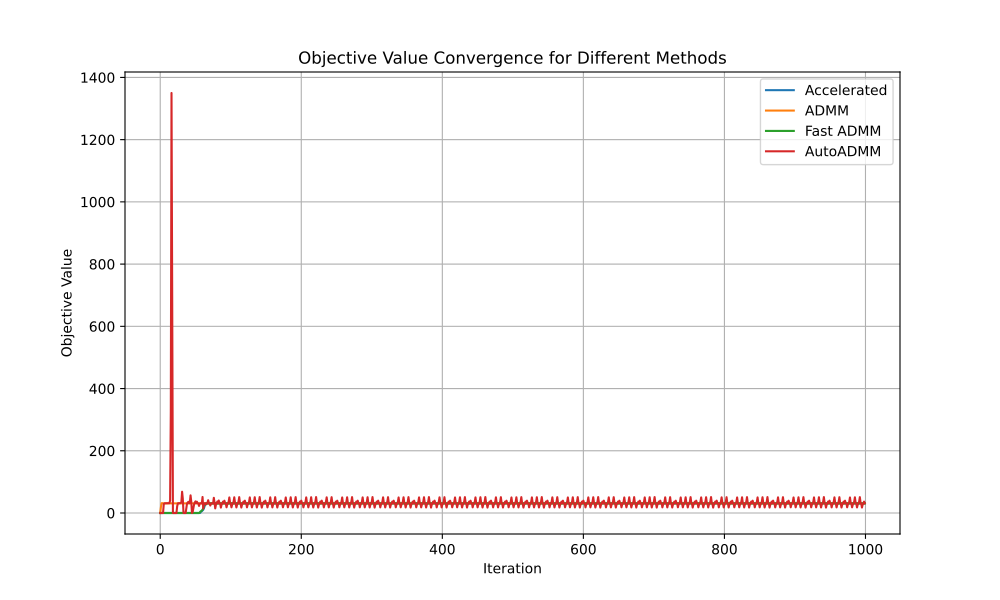

Here is the Python script that generated this plot:
import numpy as np
import matplotlib.pyplot as plt

def prox_nuclear(B, lambda_val):
    U, S, Vt = np.linalg.svd(B, full_matrices=False)
    S_threshold = np.maximum(S - lambda_val, 0)
    X = np.dot(U, np.dot(np.diag(S_threshold), Vt))
    nuclearnorm = np.sum(S_threshold)
    return X, nuclearnorm

def diagAtB(A, B):
    return np.einsum('ij,ij->j', A, B)

def update_penalty(dY1, dY2, Y1, Y2, mu, rho, max_mu):
    Y1 = Y1 + mu * dY1
    Y2 = Y2 + mu * dY2
    mu = 1
    return Y1, Y2, mu, rho

def augmented_lagrangian(A, b, x, Z, Y1, Y2, mu):
    term1 = np.linalg.norm(Z, ord='nuc')
    term2 = np.sum(Y1 * (A @ x - b)) + np.sum(Y2 * (A @ np.diag(x) - Z))
    term3 = (mu / 2) * (np.linalg.norm(A @ x - b) ** 2 + np.linalg.norm(A @ np.diag(x) - Z, 'fro') ** 2)
    return term1 + term2 + term3

def tracelasso_accelerated(A, b, opts):
    tol = opts.get('tol', 1e-8)
    max_iter = opts.get('max_iter', 500)
    rho = opts.get('rho', 1.1)
    mu = opts.get('mu', 1e-4)
    max_mu = opts.get('max_mu', 1e10)
    DEBUG = opts.get('DEBUG', 0)

    d, n = A.shape
    x = np.zeros(n)
    Z = np.zeros((d, n))
    Y1 = np.zeros(d)
    Y2 = np.zeros((d, n))
    Atb = A.T @ b
    AtA = A.T @ A
    invAtA = np.linalg.inv(AtA + np.diag(np.diag(AtA)))

    prev_aug_lagrangian = augmented_lagrangian(A, b, x, Z, Y1, Y2, mu)

    objective_list = []
    errors_list = []

    for iter in range(1, max_iter + 1):
        xk = x.copy()
        Zk = Z.copy()

        # Update x
        x = invAtA @ (-A.T @ Y1 / mu + Atb + diagAtB(A, -Y2 / mu + Z))

        # Update Z
        Z, nuclearnorm = prox_nuclear(A @ np.diag(x) + Y2 / mu, 1 / mu)

        # Compute residuals and check for convergence
        dY1 = A @ x - b
        dY2 = A @ np.diag(x) - Z
        chgx = np.max(np.abs(xk - x))
        chgZ = np.max(np.abs(Zk - Z))
        chg = np.max([chgx, chgZ, np.max(np.abs(dY1)), np.max(np.abs(dY2))])

        obj = nuclearnorm
        err = np.sqrt(np.linalg.norm(dY1) ** 2 + np.linalg.norm(dY2) ** 2)

        if DEBUG and (iter == 1 or iter % 10 == 0):
            print(f"iter {iter}, mu={mu}, obj={obj}, err={err}")

        errors_list.append(err)
        objective_list.append(obj)

        if chg < tol:
            break

        # Adaptive mu update based on augmented Lagrangian difference
        current_aug_lagrangian = augmented_lagrangian(A, b, x, Z, Y1, Y2, mu)
        lagrangian_diff = current_aug_lagrangian - prev_aug_lagrangian
        prev_aug_lagrangian = current_aug_lagrangian

        if lagrangian_diff > 0:
            mu = min(rho * mu, max_mu)
        else:
            mu /= rho

        # Update dual variables
        Y1 += mu * dY1
        Y2 += mu * dY2

    return errors_list, objective_list


def tracelasso_admm(A, b, opts):
    tol = opts.get('tol', 1e-8)
    max_iter = opts.get('max_iter', 500)
    rho = opts.get('rho', 1.1)
    mu = opts.get('mu', 1e-4)
    max_mu = opts.get('max_mu', 1e10)
    DEBUG = opts.get('DEBUG', 0)

    d, n = A.shape
    x = np.zeros(n)
    Z = np.zeros((d, n))
    Y1 = np.zeros(d)
    Y2 = np.zeros((d, n))
    Atb = A.T @ b
    AtA = A.T @ A
    invAtA = np.linalg.inv(AtA + np.diag(np.diag(AtA)))
    objective_list = []
    errors_list = []

    for iter in range(1, max_iter + 1):
        xk = x.copy()
        Zk = Z.copy()
        # Update x
        x = invAtA @ (-A.T @ Y1 / mu + Atb + diagAtB(A, -Y2 / mu + Z))
        # Update Z
        Z, nuclearnorm = prox_nuclear(A @ np.diag(x) + Y2 / mu, 1 / mu)

        # Compute residuals
        dY1 = A @ x - b
        dY2 = A @ np.diag(x) - Z
        chgx = np.max(np.abs(xk - x))
        chgZ = np.max(np.abs(Zk - Z))
        chg = np.max([chgx, chgZ, np.max(np.abs(dY1)), np.max(np.abs(dY2))])
        obj = nuclearnorm
        err = np.sqrt(np.linalg.norm(dY1) ** 2 + np.linalg.norm(dY2) ** 2)

        if DEBUG and (iter == 1 or iter % 10 == 0):
            print(f"iter {iter}, mu={mu}, obj={obj}, err={err}")
        errors_list.append(err)
        objective_list.append(obj)

        if chg < tol:
            break

        Y1, Y2, mu, rho = update_penalty(dY1, dY2, Y1, Y2, mu, rho, max_mu)

    return errors_list, objective_list

def tracelasso_fast_admm(A, b, opts):
    tol = opts.get('tol', 1e-8)
    max_iter = opts.get('max_iter', 500)
    rho = opts.get('rho', 1.1)
    mu = opts.get('mu', 1e-4)
    max_mu = opts.get('max_mu', 1e10)
    DEBUG = opts.get('DEBUG', 0)

    d, n = A.shape
    x = np.zeros(n)
    Z = np.zeros((d, n))
    Y1 = np.zeros(d)
    Y2 = np.zeros((d, n))
    Atb = A.T @ b
    AtA = A.T @ A
    invAtA = np.linalg.inv(AtA + np.diag(np.diag(AtA)))
    objective_list = []
    errors_list = []

    for iter in range(1, max_iter + 1):
        xk = x.copy()
        Zk = Z.copy()
        # Update x
        x = invAtA @ (-A.T @ Y1 / mu + Atb + diagAtB(A, -Y2 / mu + Z))
        # Update Z
        Z, nuclearnorm = prox_nuclear(A @ np.diag(x) + Y2 / mu, 1 / mu)

        # Compute residuals
        dY1 = A @ x - b
        dY2 = A @ np.diag(x) - Z
        chgx = np.max(np.abs(xk - x))
        chgZ = np.max(np.abs(Zk - Z))
        chg = np.max([chgx, chgZ, np.max(np.abs(dY1)), np.max(np.abs(dY2))])
        obj = nuclearnorm
        err = np.sqrt(np.linalg.norm(dY1) ** 2 + np.linalg.norm(dY2) ** 2)

        if DEBUG and (iter == 1 or iter % 10 == 0):
            print(f"iter {iter}, mu={mu}, obj={obj}, err={err}")
        errors_list.append(err)
        objective_list.append(obj)

        if chg < tol:
            break

        Y1 += mu * dY1
        Y2 += mu * dY2
        mu = min(rho * mu, max_mu)

    return errors_list, objective_list

def tracelasso_autoAdmm(A, b, opts):
    tol = opts.get('tol', 1e-6)
    max_iter = opts.get('max_iter', 1000)
    rho = opts.get('rho', 1.1)
    mu = opts.get('mu', 1e-4)
    max_mu = opts.get('max_mu', 1e10)
    DEBUG = opts.get('DEBUG', 0)
    tau_incr = opts.get('tau_incr', 2)
    tau_decr = opts.get('tau_decr', 2)

    d, n = A.shape
    x = np.zeros(n)
    Z = np.zeros((d, n))
    Y1 = np.zeros(d)
    Y2 = np.zeros((d, n))
    Atb = A.T @ b
    AtA = A.T @ A
    invAtA = np.linalg.inv(AtA + np.diag(np.diag(AtA)))
    objective_list = []
    errors_list = []

    for iter in range(1, max_iter + 1):
        xk = x.copy()
        Zk = Z.copy()

        x = invAtA @ (-A.T @ Y1 / mu + Atb + diagAtB(A, -Y2 / mu + Z))
        Z, nuclearnorm = prox_nuclear(A @ np.diag(x) + Y2 / mu, 1 / mu)

        dY1 = A @ x - b
        dY2 = A @ np.diag(x) - Z
        chgx = np.max(np.abs(xk - x))
        chgZ = np.max(np.abs(Zk - Z))
        chg = np.max([chgx, chgZ, np.max(np.abs(dY1)), np.max(np.abs(dY2))])

        r_norm = np.sqrt(np.linalg.norm(dY1) ** 2 + np.linalg.norm(dY2) ** 2)
        s_norm = mu * np.sqrt(np.linalg.norm(x - xk) ** 2 + np.linalg.norm(Z - Zk) ** 2)

        if r_norm > tau_incr * s_norm:
            rho *= tau_incr
            Y1 /= tau_incr
            Y2 /= tau_incr
        elif s_norm > tau_decr * r_norm:
            rho /= tau_decr
            Y1 *= tau_decr
            Y2 *= tau_decr

        obj = nuclearnorm
        err = np.sqrt(np.linalg.norm(dY1) ** 2 + np.linalg.norm(dY2) ** 2)
        if DEBUG and (iter == 1 or iter % 10 == 0):
            print(f"iter {iter}, mu={mu}, rho={rho}, obj={obj}, err={err}")
        errors_list.append(err)
        objective_list.append(obj)

        if chg < tol:
            break

        Y1 += mu * dY1
        Y2 += mu * dY2
        mu = min(rho * mu, max_mu)
    
    return errors_list, objective_list


if __name__ == "__main__":
    # Generate toy data
    d = 10
    na = 200
    nb = 100

    A = np.random.randn(d, na)
    X = np.random.randn(na, nb)
    B = A @ X
    b = B[:, 0]

    # Options for the elastic net minimization
    opts = {
        'tol': 1e-6,
        'max_iter': 1000,
        'rho': 1.1,
        'mu': 1e-4,
        'max_mu': 1e10,
        'DEBUG': 1
    }

    # Regularization parameter for elastic net
    lambda_ = 0.01
    objective_list_map = {"Accelerated": [], "ADMM": [], "Fast ADMM": [], "AutoADMM": []}
    line_styles = {"Accelerated": "-", "ADMM": "--", "Fast ADMM": "-.", "AutoADMM": ":"}  # Different line styles
    markers = {"Accelerated": "o", "ADMM": "s", "Fast ADMM": "^", "AutoADMM": "D"}  # Different markers

    for key in objective_list_map.keys():
        if key == "Accelerated":
            error_list, objective_list = tracelasso_accelerated(A, b, opts)
        elif key == "ADMM":
            error_list, objective_list = tracelasso_admm(A, b, opts)
        elif key == "Fast ADMM":
            error_list, objective_list = tracelasso_fast_admm(A, b, opts)
        else:
            error_list, objective_list = tracelasso_autoAdmm(A, b, opts)

        if len(objective_list) < 1000:
            objective_list.extend([objective_list[-1]] * (1000 - len(objective_list)))
        objective_list_map[key] = objective_list

    # Plotting the objective lists with different line styles and markers
    plt.figure(figsize=(10, 6))
    for key, objective_list in objective_list_map.items():
        plt.plot(objective_list, label=key)

    plt.xlabel('Iteration')
    plt.ylabel('Objective Value')
    plt.title('Objective Value Convergence for Different Methods')
    plt.legend()
    plt.grid(True)
    plt.savefig("./tracelasso.pdf")
